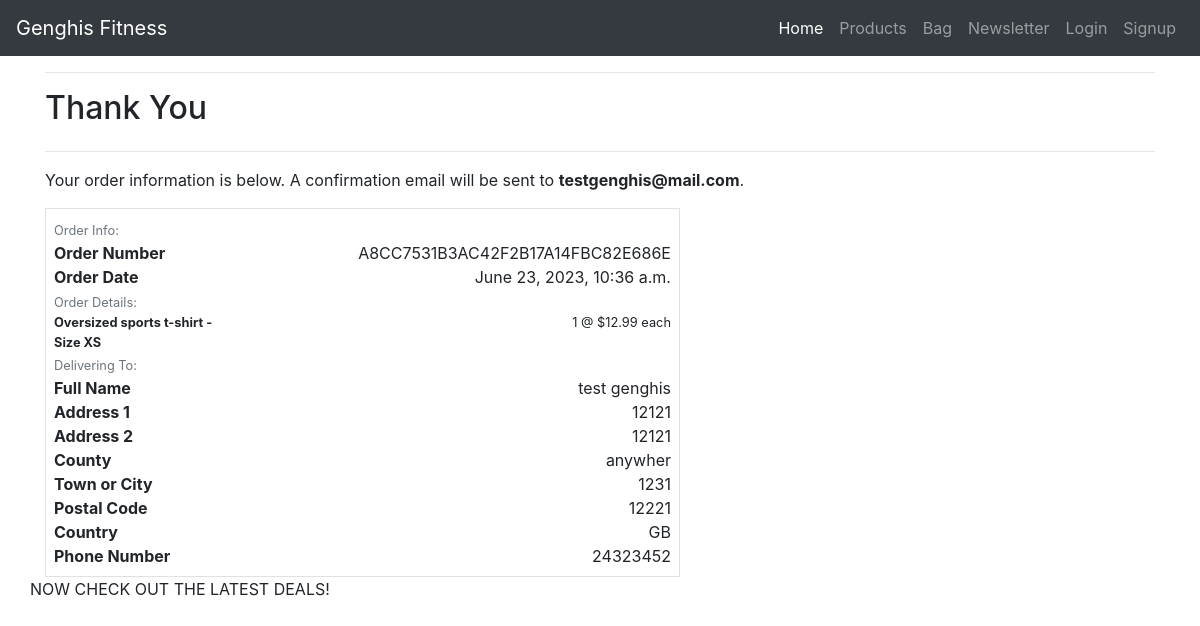
Screenshot of /checkout/checkout_success/A8CC7531B3AC42F2B17A14FBC82E686E with the database file from the repository.
### checkout/models.py (models this page shows, shortened)
class Order(models.Model):
    order_number = models.CharField(max_length=32, null=False, editable=False)
    full_name = models.CharField(max_length=50, null=False, blank=False)
    email = models.EmailField(max_length=254, null=False, blank=False)
    phone_number = models.CharField(max_length=20, null=False, blank=False)
    country = models.CharField(max_length=40, null=False, blank=False)
    postcode = models.CharField(max_length=20, null=True, blank=True)
    town_or_city = models.CharField(max_length=40, null=False, blank=False)
    street_address1 = models.CharField(max_length=80, null=False, blank=False)
    street_address2 = models.CharField(max_length=80, null=True, blank=True)
    county = models.CharField(max_length=80, null=True, blank=True)
    date = models.DateTimeField(auto_now_add=True)
    delivery_cost = models.DecimalField(max_digits=6, decimal_places=2, null=False, default=0)
    order_total = models.DecimalField(max_digits=10, decimal_places=2, null=False, default=0)
    grand_total = models.DecimalField(max_digits=10, decimal_places=2, null=False, default=0)

class OrderLineItem(models.Model):
    order = models.ForeignKey(Order, null=False, blank=False, on_delete=models.CASCADE, related_name='lineitems')
    product = models.ForeignKey(Product, null=False, blank=False, on_delete=models.CASCADE)
    product_size = models.CharField(max_length=2, null=True, blank=True) # XS, S, M, L, XL
    quantity = models.IntegerField(null=False, blank=False, default=0)
    lineitem_total = models.DecimalField(max_digits=6, decimal_places=2, null=False, blank=False, editable=False)

### products/models.py (models this page shows)
class Product(models.Model):
    name = models.CharField(max_length=100)
    description = models.TextField()
    price = models.DecimalField(max_digits=10, decimal_places=2)
    image = models.ImageField(upload_to='products/')
    created_at = models.DateTimeField(auto_now_add=True)
    category = models.ForeignKey('Category', on_delete=models.CASCADE, related_name='products')
    has_sizes = models.BooleanField(default=False, null=True, blank=True)

### checkout/views.py (the view)
# urls.py: path('checkout_success/<order_number>', views.checkout_success, name='checkout_success'),
def checkout_success(request, order_number):
    order = get_object_or_404(Order, order_number=order_number)
    messages.success(request, f'Order successfully processed! \
        Your order number is {order_number}. A confirmation \
        email will be sent to {order.email}.')
    if 'bag' in request.session:
        del request.session['bag']
    template = 'checkout/checkout_success.html'
    context = {
        'order': order,
    }
    return render(request, template, context)

### context/bag_processor.py (called while the page is built, shortened)
def bag_contents(request):
    bag_items = []
    total = 0
    product_count = 0
    bag = request.session.get('bag', {})
    context = {
        'bag_items': bag_items,
        'total': total,
        'product_count': product_count,
        'grand_total': total,
    }
    return context

### checkout/templates/checkout/checkout_success.html (shortened to what this page needs)
{% extends "base.html" %}
{% load static %}
{% block extra_css %}
    <link rel="stylesheet" href="{% static 'checkout/css/checkout.css' %}">
{% endblock %}
{% block content %}
    <div class="container">
        <div class="row">
            <div class="col">
                <hr>
                <h2 class="logo-font mb-4">Thank You</h2>
                <hr>
                <p class="text-black">Your order information is below. A confirmation email will be sent to <strong>{{ order.email }}</strong>.</p>
            </div>
        </div>
        <div class="row">
            <div class="col-12 col-lg-7">
                <div class="order-confirmation-wrapper p-2 border">
                    <div class="row">
                        <div class="col">
                            <small class="text-muted">Order Info:</small>
                        </div>
                    </div>
                    <div class="row">
                        <div class="col-12 col-md-4">
                            <p class="mb-0 text-black font-weight-bold">Order Number</p>
                        </div>
                        <div class="col-12 col-md-8 text-md-right">
                            <p class="mb-0">{{ order.order_number }}</p>
                        </div>
                    </div>
                    <div class="row">
                        <div class="col-12 col-md-4">
                            <p class="mb-0 text-black font-weight-bold">Order Date</p>
                        </div>
                        <div class="col-12 col-md-8 text-md-right">
                            <p class="mb-0">{{ order.date }}</p>
                        </div>
                    </div>
                    <div class="row">
                        <div class="col">
                            <small class="text-muted">Order Details:</small>
                        </div>
                    </div>
                    {% for item in order.lineitems.all %}
                    <div class="row">
                        <div class="col-12 col-md-4">
                            <p class="small mb-0 text-black font-weight-bold">
                                {{ item.product.name }}{% if item.product_size %} - Size {{ item.product_size|upper }}{% endif %}
                            </p>
                        </div>
                        <div class="col-12 col-md-8 text-md-right">
                            <p class="small mb-0">{{ item.quantity }} @ ${{ item.product.price }} each</p>
                        </div>
                    </div>
                    {% endfor %}
                    <div class="row">
                        <div class="col">
                            <small class="text-muted">Delivering To:</small>
                        </div>
                    </div>
                    <div class="row">
                        <div class="col-12 col-md-4">
                            <p class="mb-0 text-black font-weight-bold">Full Name</p>
                        </div>
                        <div class="col-12 col-md-8 text-md-right">
                            <p class="mb-0">{{ order.full_name }}</p>
                        </div>
                    </div>
                    <div class="row">
                        <div class="col-12 col-md-4">
                            <p class="mb-0 text-black font-weight-bold">Address 1</p>
                        </div>
                        <div class="col-12 col-md-8 text-md-right">
                            <p class="mb-0">{{ order.street_address1 }}</p>
                        </div>
                    </div>
                    {% if order.street_address2 %}
                    <div class="row">
                        <div class="col-12 col-md-4">
                            <p class="mb-0 text-black font-weight-bold">Address 2</p>
                        </div>
                        <div class="col-12 col-md-8 text-md-right">
                            <p class="mb-0">{{ order.street_address1 }}</p>
                        </div>
                    </div>
                    {% endif %}
                    {% if order.county %}
                    <div class="row">
                        <div class="col-12 col-md-4">
                            <p class="mb-0 text-black font-weight-bold">County</p>
                        </div>
                        <div class="col-12 col-md-8 text-md-right">
                            <p class="mb-0">{{ order.county }}</p>
                        </div>
                    </div>
                    {% endif %}
                    <div class="row">
                        <div class="col-12 col-md-4">
                            <p class="mb-0 text-black font-weight-bold">Town or City</p>
                        </div>
                        <div class="col-12 col-md-8 text-md-right">
                            <p class="mb-0">{{ order.town_or_city }}</p>
                        </div>
                    </div>
                    {% if order.postcode %}
                    <div class="row">
                        <div class="col-12 col-md-4">
                            <p class="mb-0 text-black font-weight-bold">Postal Code</p>
                        </div>
                        <div class="col-12 col-md-8 text-md-right">
                            <p class="mb-0">{{ order.postcode }}</p>
                        </div>
                    </div>
                    {% endif %}
                    <div class="row">
                        <div class="col-12 col-md-4">
                            <p class="mb-0 text-black font-weight-bold">Country</p>
                        </div>
                        <div class="col-12 col-md-8 text-md-right">
                            <p class="mb-0">{{ order.country }}</p>
                        </div>
                    </div>
                    <div class="row">
                        <div class="col-12 col-md-4">
                            <p class="mb-0 text-black font-weight-bold">Phone Number</p>
                        </div>
                        <div class="col-12 col-md-8 text-md-right">
                            <p class="mb-0">{{ order.phone_number }}</p>
                        </div>
                    </div>
                </div>
            </div>
        </div>
        <div class="row">
                        <span class="text-uppercase">Now check out the latest deals!</span>
			</div>
		</div>
{% endblock %}

### static/css/base.css (style rules this page uses)
body, html { height: 100%; margin: 0; padding: 0; }

### rows the page displays
Order: email "testgenghis@mail.com", order_number "A8CC7531B3AC42F2B17A14FBC82E686E", date "June 23, 2023, 10:36 a.m.", full_name "test genghis", street_address1 "12121", county "anywher", town_or_city "1231", postcode "12221", country "GB", phone_number "24323452"
OrderLineItem: product.name "Oversized sports t-shirt", product_size "XS", quantity "1", product.price "12.99"
